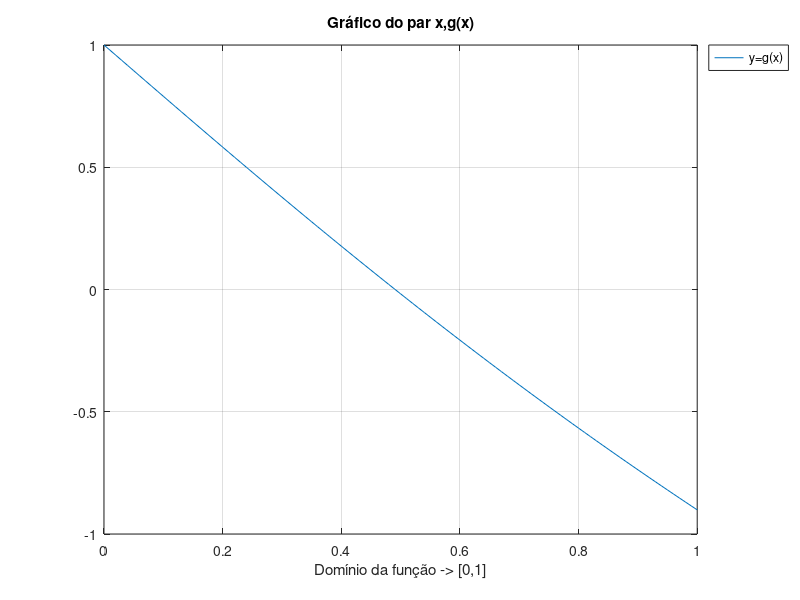
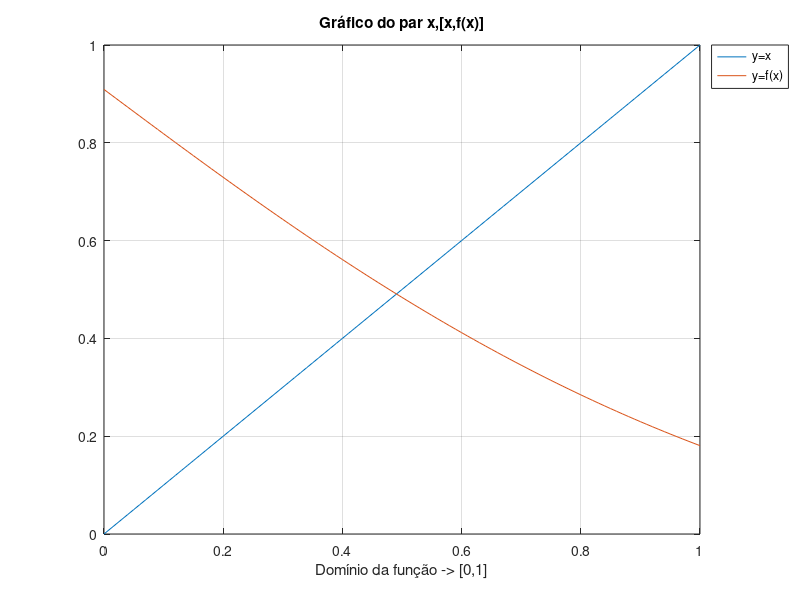
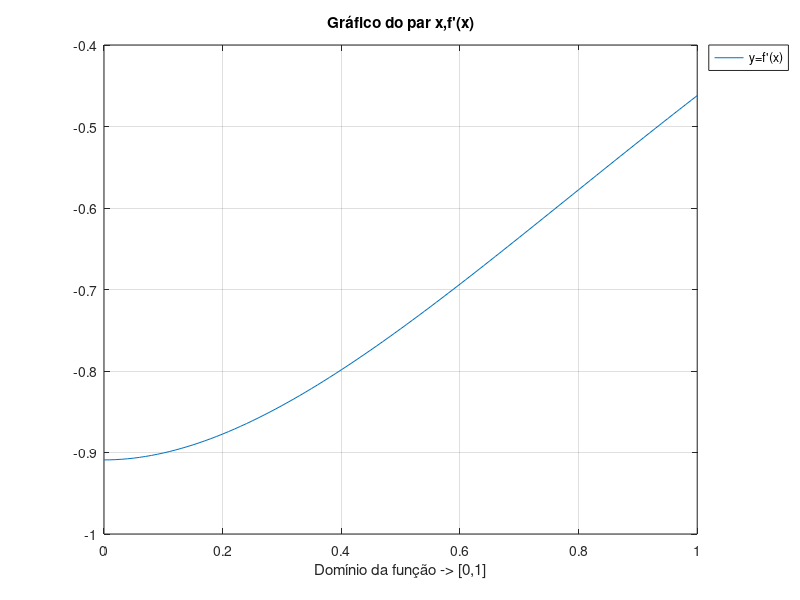

These charts were generated, in order, by the following MATLAB code:
%Efolio A - 2000809
%Script para exercício 1.2

%%%%%%%%%%%%%%%%%%%%%%%%
%% Ficheiro efa20_1.m %%
%%%%%%%%%%%%%%%%%%%%%%%%

clc
close all
clear all


%Cria pelo menos 100 pontos entre 0 e 1, inclusive, neste caso 101 pontos
x=0:0.01:1;

%Valor de g(x) para os valores criados para a variável x
g = exp(-x).*(cos(x))-1.1.*x;

%Valor de f(x) para os valores criados para a variável x
f = exp(-x).*cos(x)./1.1;

%Valor de f'(x) para os valores criados para a variável x
fderivada = exp(-x).*(-cos(x)-sin(x))./1.1;

%fderivada = derivadaf(x);
maximo = max(fderivada);

printf("L = max|f'(x)| = %0.5g\n",maximo);

%Plotting para os 3 gráficos pedidos, com pelo menos 100 pontos,
%legenda, título, grelha, e etiqueta no eixo das abcissas


%x,g(x)
figure(1);
plot(x,g);
xlabel("Domínio da função -> [0,1]");
grid on;
title( "Gráfico do par {x,g(x)}");
legend( "y=g(x)","location", "northeastoutside");


%x,[x,f(x)]
figure(2);
plot(x,[x;f]');
xlabel("Domínio da função -> [0,1]");
grid on;
title( "Gráfico do par {x,[x,f(x)]}");
legend( "y=x","y=f(x)","location", "northeastoutside");


%x,f'(x)
figure(3);
plot(x,fderivada);
xlabel("Domínio da função -> [0,1]");
grid on;
title( "Gráfico do par {x,f'(x)}");
legend( "y=f'(x)","location", "northeastoutside");

%%Dar plot nos 3, 1 a 1
